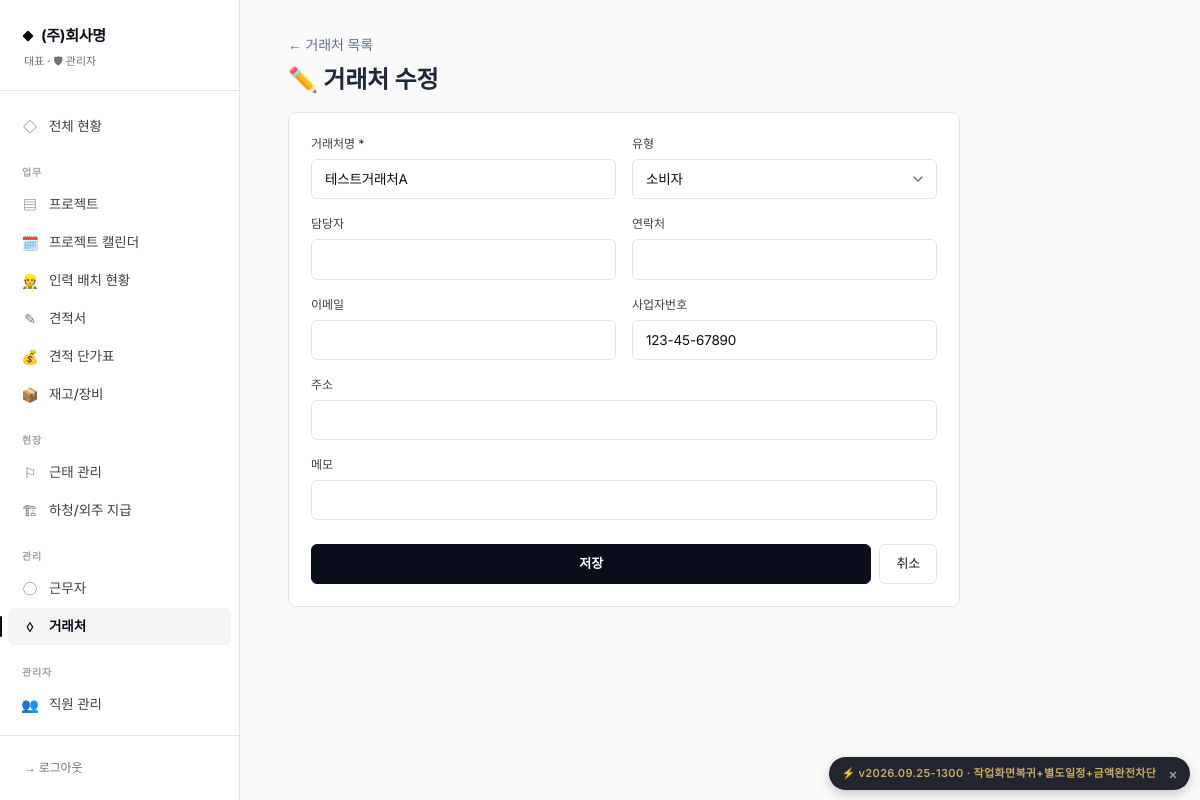
/vendors/1/edit (signed in), run on the app's committed database.
### database.py (models this page shows)
class CompanySettings(SQLModel, table=True):
    id: Optional[int] = Field(default=1, primary_key=True)
    company_name: str = ""           # 상호
    representative: str = ""          # 대표자명
    biz_number: str = ""              # 사업자등록번호
    biz_type: str = ""                # 업태
    biz_item: str = ""                # 종목
    phone: str = ""                   # 대표 전화
    fax: str = ""                     # 팩스
    email: str = ""                   # 이메일
    address: str = ""                 # 주소
    bank_account: str = ""            # 입금 계좌 (은행 + 계좌번호)
    logo_image: str = ""              # 로고 파일명
    stamp_image: str = ""             # 도장 파일명
    default_payment_terms: str = "세금계산서 발행 후 30일 이내 입금"
    default_delivery_terms: str = "발주일로부터 협의 후 결정"
    default_valid_days: int = 30      # 견적서 유효기간(일)
    quote_footer_notes: str = ""      # 견적서 하단 특기사항 기본값
    quote_theme: str = "classic"      # classic / charcoal / mustard
    quote_color_primary: str = ""     # 직접 지정 색상 (비우면 테마 기본값)
    quote_color_accent: str = ""
    quote_title_normal: str = "견  적  서"        # 납품용 견적서 제목
    quote_title_rental: str = "렌 탈 견 적 서"     # 렌탈용 견적서 제목
    quote_greeting: str = "아래와 같이 견적합니다."  # 인사문구
    quote_footer_message: str = ""                 # 견적서 하단 메시지 (감사문구 등)
    show_spec: bool = True            # 규격 컬럼
    show_unit: bool = True            # 단위 컬럼
    show_memo: bool = False           # 비고 컬럼
    show_bank_in_quote: bool = True   # 입금계좌 표시
    show_stamp_in_sign: bool = True   # 하단 서명란 도장
    show_logo: bool = True            # 로고 표시
    quote_font_scale: int = 100       # 100 = 기본, 110 = 1.1배 등
    quote_layout_json: str = ""
    equipment_prefixes_json: str = ""
    expense_migrated_subcontract: bool = True   # 신규 설치는 정리 대상 없음 → True

class User(SQLModel, table=True):
    id: Optional[int] = Field(default=None, primary_key=True)
    username: str = Field(unique=True, index=True)
    password_hash: str
    name: str
    role: str = "staff"  # admin / staff
    phone: str = ""
    is_active: bool = True
    permissions_json: str = "{}"
    employee_type: str = "정직원"  # 정직원 / 알바생 / 관리자 (정직원만 출퇴근 버튼 사용)
    worker_id: Optional[int] = Field(default=None, foreign_key="worker.id", index=True)
    created_at: datetime = Field(default_factory=datetime.utcnow)

class Vendor(SQLModel, table=True):
    id: Optional[int] = Field(default=None, primary_key=True)
    name: str = Field(index=True)
    contact_person: str = ""
    phone: str = ""
    email: str = ""
    address: str = ""
    vendor_type: str = "consumer"  # consumer(소비자) / dealer(대리점)
    biz_number: str = ""  # 사업자번호
    memo: str = ""
    created_at: datetime = Field(default_factory=datetime.utcnow)

### routes_vendor.py (the view)
@router.get("/vendors/{vid}/edit", response_class=HTMLResponse)
def vendor_edit(request: Request, vid: int):
    user = _user(request)
    with Session(engine, expire_on_commit=False) as s:
        v = s.get(Vendor, vid)
        if not v:
            raise HTTPException(404)
        vd = {"id": v.id, "name": v.name, "contact_person": v.contact_person,
              "phone": v.phone, "email": v.email, "vendor_type": v.vendor_type,
              "biz_number": v.biz_number, "address": v.address, "memo": v.memo}
    return templates.TemplateResponse(request, "vendor_edit.html", {"user": user, "v": vd})

### templates/vendor_edit.html (shortened to what this page needs)
{% extends "base.html" %}
{% block content %}
<div class="mb-4">
  <a href="/vendors" class="text-sm text-slate-500">← 거래처 목록</a>
  <h1 class="text-2xl font-bold text-slate-800 mt-2">✏️ 거래처 수정</h1>
</div>
<form method="post" action="/vendors/{{ v.id }}/edit" class="card space-y-4 max-w-2xl">
  <div class="grid md:grid-cols-2 gap-4">
    <div><label class="label">거래처명 *</label><input name="name" class="input" value="{{ v.name }}" required></div>
    <div>
      <label class="label">유형</label>
      <select name="vendor_type" class="input">
        <option value="consumer" {% if v.vendor_type == 'consumer' %}selected{% endif %}>소비자</option>
      </select>
    </div>
    <div><label class="label">담당자</label><input name="contact_person" class="input" value="{{ v.contact_person }}"></div>
    <div><label class="label">연락처</label><input name="phone" class="input" value="{{ v.phone }}"></div>
    <div><label class="label">이메일</label><input name="email" class="input" value="{{ v.email }}"></div>
    <div><label class="label">사업자번호</label><input name="biz_number" class="input" value="{{ v.biz_number }}"></div>
  </div>
  <div><label class="label">주소</label><input name="address" class="input" value="{{ v.address }}"></div>
  <div><label class="label">메모</label><input name="memo" class="input" value="{{ v.memo }}"></div>
  <div class="flex gap-2 pt-2">
    <button class="btn-primary flex-1">저장</button>
    <a href="/vendors" class="btn-secondary">취소</a>
  </div>
</form>
{% endblock %}

### templates/base.html (shortened to what this page needs)
{% set _asset_ver = 'v2026.09.25-1300' %}
<!doctype html>
<html lang="ko">
<head>
<link href="https://cdn.jsdelivr.net/gh/orioncactus/pretendard@v1.3.9/dist/web/static/pretendard.min.css" rel="stylesheet">
<script src="https://cdn.tailwindcss.com"></script>
</head>
<body class="min-h-screen">
{% if request.state.user %}
{% set path = request.url.path %}
<aside class="hidden md:flex md:flex-col fixed inset-y-0 left-0 w-60 sidebar">
  <div class="brand">
    <div class="brand-mark">{{ request.state.company.company_name if request.state.company and request.state.company.company_name else 'Settlement' }}</div>
    <div class="brand-sub">{{ request.state.user.name }} · {% if request.state.is_admin %}🛡 관리자{% else %}👤 직원{% endif %}</div>
  </div>
  {% set perms = request.state.perms or {} %}
  {% set is_admin = request.state.is_admin %}
  <nav class="flex-1 py-4 overflow-y-auto">
    <a href="/" class="nav-link {% if path == '/' %}active{% endif %}"><span class="icon">◇</span>전체 현황</a>
    <div class="nav-section">업무</div>
    {% if is_admin or perms.get('projects') %}
    <a href="/projects" class="nav-link {% if path.startswith('/project') and not path.startswith('/project-calendar') %}active{% endif %}"><span class="icon">▤</span>프로젝트</a>
    <a href="/project-calendar" class="nav-link {% if path.startswith('/project-calendar') %}active{% endif %}"><span class="icon">🗓️</span>프로젝트 캘린더</a>
    <a href="/staffing" class="nav-link {% if path.startswith('/staffing') %}active{% endif %}"><span class="icon">👷</span>인력 배치 현황</a>
    {% endif %}
    {% if is_admin or perms.get('quotes') %}
    <a href="/quotes" class="nav-link {% if path.startswith('/quote') %}active{% endif %}"><span class="icon">✎</span>견적서</a>
    {% endif %}
    {% if is_admin or perms.get('products') %}
    <a href="/products" class="nav-link {% if path.startswith('/product') or path.startswith('/item') %}active{% endif %}"><span class="icon">💰</span>견적 단가표</a>
    <a href="/inventory" class="nav-link {% if path.startswith('/inventory') or path.startswith('/equipment') %}active{% endif %}"><span class="icon">📦</span>재고/장비</a>
    {% endif %}
    <div class="nav-section">현장</div>
    {% if is_admin or perms.get('attendance') %}
    <a href="/attendance" class="nav-link {% if path.startswith('/attendance') %}active{% endif %}"><span class="icon">⚐</span>근태 관리</a>
    {% endif %}
    {% if is_admin or perms.get('expenses') %}
    <a href="/expenses" class="nav-link {% if path.startswith('/expense') %}active{% endif %}"><span class="icon">🏗</span>하청/외주 지급</a>
    {% endif %}
    {% if is_admin or perms.get('workers') or perms.get('vendors') %}
    <div class="nav-section">관리</div>
    {% if is_admin or perms.get('workers') %}
    <a href="/workers" class="nav-link {% if path.startswith('/worker') %}active{% endif %}"><span class="icon">◯</span>근무자</a>
    {% endif %}
    {% if is_admin or perms.get('vendors') %}
    <a href="/vendors" class="nav-link {% if path.startswith('/vendor') %}active{% endif %}"><span class="icon">◊</span>거래처</a>
    {% endif %}
    {% endif %}
    {% if is_admin %}
    <div class="nav-section">관리자</div>
    <a href="/employees" class="nav-link {% if path.startswith('/employee') %}active{% endif %}"><span class="icon">👥</span>직원 관리</a>
    <a href="/settings" class="nav-link {% if path.startswith('/settings') %}active{% endif %}"><span class="icon">⚙</span>회사 설정</a>
    {% endif %}
  </nav>
  <div class="px-3 py-4 border-t" style="border-color: var(--line);">
    <a href="/logout" class="block px-3 py-2 text-xs font-medium" style="color: var(--ink-4);">→ 로그아웃</a>
  </div>
</aside>
<main class="md:ml-60 px-5 md:px-12 py-8 pb-24 md:pb-12 max-w-[1400px]">
  {% block content %}{% endblock %}
</main>
{% else %}
<main>{% block content_nologin %}{% endblock %}</main>
{% endif %}
{% set _current_version = 'v2026.09.25-1300' %}
<div id="deploy-version-badge" title="배포 버전 — 클릭하면 이 버전 안내를 다시 표시하지 않습니다"
     data-version="{{ _current_version }}"
     style="display:none; position:fixed; right:10px; bottom:10px; z-index:9990;
            background:rgba(10,14,26,0.9); color:#C9A961;
            padding:6px 12px; border-radius:999px;
            font-size:11px; font-weight:600; letter-spacing:0.03em;
            font-family:'Inter', monospace; cursor:pointer;
            box-shadow:0 4px 12px rgba(0,0,0,0.2);
            display:flex; align-items:center; gap:8px;">
  <span>⚡ {{ _current_version }} · 작업화면복귀+별도일정+금액완전차단</span>
  <span style="font-size:14px; color:#999; padding-left:4px;">×</span>
</div>
</body>
</html>

### templates/base.html (style rules this page uses)
:root { color-scheme: light; }
html, body { color-scheme: light; background: #FFFFFF; background-color: #FFFFFF; background-image: linear-gradient(to bottom, #FFFFFF 0%, #FFFFFF 100%); }
:root { --bg: #FAFAFA; --surface: #FFFFFF; --surface-2: #F4F4F5; --ink: #0A0E1A; --ink-2: #18181B; --ink-3: #3F3F46; --ink-4: #71717A; --ink-5: #A1A1AA; --line: #E4E4E7; --line-2: #F4F4F5; --accent: #0A0E1A; --accent-hover: #27272A; --positive: #15803D; --negative: #B91C1C; --warning: #B45309; --link: #1D4ED8; --navy: var(--ink); --navy-2: var(--ink-2); --gold: var(--ink); --gold-2: var(--ink-3); --gold-light: var(--line); --cream: var(--surface-2); --ivory: var(--surface-2); --paper: var(--surface); --text-dark: var(--ink-2); --text-mid: var(--ink-4); }
* { -webkit-font-smoothing: antialiased; -moz-osx-font-smoothing: grayscale; }
body { font-family: 'Inter', 'Pretendard', -apple-system, BlinkMacSystemFont, system-ui, sans-serif; background: var(--bg); color: var(--ink-2); font-feature-settings: 'cv11', 'ss01', 'ss03'; letter-spacing: -0.011em; }
:lang(ko), [lang="ko"] { font-family: 'Pretendard', 'Inter', sans-serif; }
.sidebar { background: var(--surface); border-right: 1px solid var(--line); }
.brand { padding: 22px 24px 20px; border-bottom: 1px solid var(--line); }
.brand-mark { display: inline-flex; align-items: center; gap: 9px; font-weight: 700; font-size: 15px; letter-spacing: -0.02em; color: var(--ink); }
.brand-mark::before { content: ''; width: 8px; height: 8px; background: var(--ink); border-radius: 1px; transform: rotate(45deg); }
.brand-sub { font-size: 11px; font-weight: 500; color: var(--ink-4); margin-top: 6px; letter-spacing: 0; }
.nav-link { display: flex; align-items: center; gap: 11px; padding: 8px 14px; color: var(--ink-3); font-size: 13.5px; font-weight: 500; border-radius: 6px; margin: 1px 8px; transition: all 0.12s ease; letter-spacing: -0.005em; position: relative; }
.nav-link.active { color: var(--ink); background: var(--surface-2); font-weight: 600; }
.nav-link.active::before { content: ''; position: absolute; left: -8px; top: 8px; bottom: 8px; width: 2px; background: var(--ink); border-radius: 2px; }
.nav-link .icon { display: inline-flex; width: 16px; justify-content: center; font-size: 14px; color: var(--ink-4); }
.nav-link.active .icon { color: var(--ink); }
.nav-section { font-size: 10px; font-weight: 600; color: var(--ink-5); letter-spacing: 0.08em; text-transform: uppercase; padding: 0 22px; margin: 20px 0 6px; }
.btn-primary { display: inline-flex; align-items: center; justify-content: center; gap: 6px; padding: 9px 16px; background: var(--ink); color: white; font-size: 13px; font-weight: 600; border-radius: 6px; transition: all 0.15s; letter-spacing: -0.005em; border: 1px solid var(--ink); }
.btn-secondary { display: inline-flex; align-items: center; justify-content: center; gap: 6px; padding: 9px 16px; background: var(--surface); color: var(--ink-2); border: 1px solid var(--line); font-size: 13px; font-weight: 500; border-radius: 6px; transition: all 0.15s; }
.input { width: 100%; padding: 9px 13px; background: var(--surface); border: 1px solid var(--line); border-radius: 6px; font-size: 13.5px; color: var(--ink); transition: all 0.12s; font-family: inherit; }
.input::placeholder { color: var(--ink-5); }
.label { display: block; font-size: 12px; font-weight: 500; color: var(--ink-3); margin-bottom: 6px; letter-spacing: 0; }
select.input { appearance: none; padding-right: 32px; background-repeat: no-repeat; background-position: right 13px center; }
.card { background: var(--surface); border: 1px solid var(--line); border-radius: 8px; padding: 22px; }

### data on the page
CompanySettings: state.company "(주)회사명"
User: state.user.name "대표"
Vendor: name "테스트거래처A", vendor_type "소비자", biz_number "123-45-67890"

### other printed values
{{ _current_version }} "v2026.09.25-1300"
